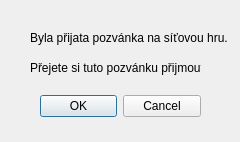
<?xml version="1.0" encoding="UTF-8"?>
<ui version="4.0">
 <class>acceptDialog</class>
 <widget class="QDialog" name="acceptDialog">
  <property name="geometry">
   <rect>
    <x>0</x>
    <y>0</y>
    <width>240</width>
    <height>142</height>
   </rect>
  </property>
  <property name="windowTitle">
   <string>Dialog</string>
  </property>
  <widget class="QDialogButtonBox" name="buttonBox">
   <property name="geometry">
    <rect>
     <x>40</x>
     <y>90</y>
     <width>161</width>
     <height>32</height>
    </rect>
   </property>
   <property name="orientation">
    <enum>Qt::Horizontal</enum>
   </property>
   <property name="standardButtons">
    <set>QDialogButtonBox::Cancel|QDialogButtonBox::Ok</set>
   </property>
  </widget>
  <widget class="QLabel" name="label">
   <property name="geometry">
    <rect>
     <x>30</x>
     <y>30</y>
     <width>201</width>
     <height>16</height>
    </rect>
   </property>
   <property name="text">
    <string>Byla přijata pozvánka na síťovou hru.</string>
   </property>
  </widget>
  <widget class="QLabel" name="label_2">
   <property name="geometry">
    <rect>
     <x>30</x>
     <y>60</y>
     <width>171</width>
     <height>16</height>
    </rect>
   </property>
   <property name="text">
    <string>Přejete si tuto pozvánku přijmout?</string>
   </property>
  </widget>
 </widget>
 <resources/>
 <connections>
  <connection>
   <sender>buttonBox</sender>
   <signal>accepted()</signal>
   <receiver>acceptDialog</receiver>
   <slot>accept()</slot>
   <hints>
    <hint type="sourcelabel">
     <x>248</x>
     <y>254</y>
    </hint>
    <hint type="destinationlabel">
     <x>157</x>
     <y>274</y>
    </hint>
   </hints>
  </connection>
  <connection>
   <sender>buttonBox</sender>
   <signal>rejected()</signal>
   <receiver>acceptDialog</receiver>
   <slot>reject()</slot>
   <hints>
    <hint type="sourcelabel">
     <x>316</x>
     <y>260</y>
    </hint>
    <hint type="destinationlabel">
     <x>286</x>
     <y>274</y>
    </hint>
   </hints>
  </connection>
 </connections>
</ui>
